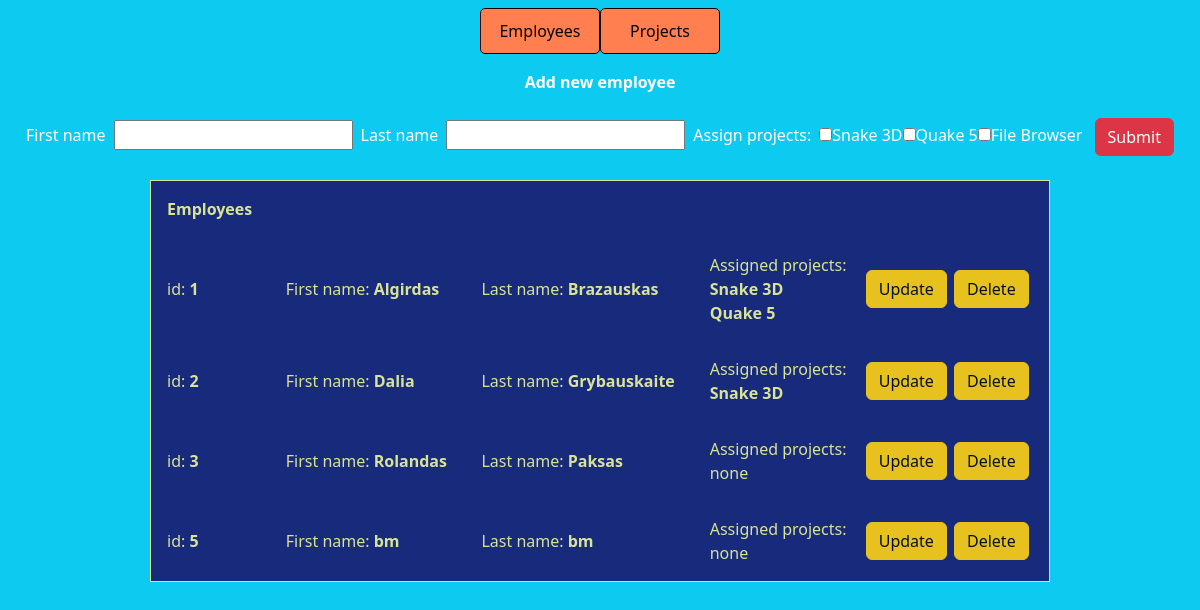
The page / on the database its author committed.
### tables this page shows
CREATE TABLE `projects` (
  `projectID` int(11) NOT NULL AUTO_INCREMENT,
  `projectname` char(15) DEFAULT NULL,
  PRIMARY KEY (`projectID`)
);

CREATE TABLE `employees` (
  `id` int(11) NOT NULL AUTO_INCREMENT,
  `firstname` char(15) DEFAULT NULL,
  `lastname` char(20) DEFAULT NULL,
  PRIMARY KEY (`id`)
);

CREATE TABLE `employees_projects` (
  `id` int(11) DEFAULT NULL,
  `projectID` int(11) DEFAULT NULL,
  KEY `id` (`id`),
  KEY `projectID` (`projectID`),
  CONSTRAINT `employees_projects_ibfk_1` FOREIGN KEY (`id`) REFERENCES `employees` (`id`) ON DELETE SET NULL,
  CONSTRAINT `employees_projects_ibfk_2` FOREIGN KEY (`projectID`) REFERENCES `projects` (`projectID`) ON DELETE SET NULL
);

### index.php (the view, shortened to what this page needs)
<!DOCTYPE html>
<html lang="en">
<head>
    <link href="https://cdn.jsdelivr.net/npm/bootstrap@5.2.1/dist/css/bootstrap.min.css" rel="stylesheet">
</head>
<body class="bg-info text-white">
<?php
    $servername = "localhost";
    $username = "root";
    $password = "";
    $staffdb = "staff";
    $conn = mysqli_connect($servername, $username, $password, $staffdb);
    $employees = "SELECT id, firstname, lastname FROM employees";
    $resulte = mysqli_query($conn, $employees);
    $projects = "SELECT projectID, projectname FROM projects";
    $resultp = mysqli_query($conn, $projects);
    echo "<div class='btn-group m-2 d-flex justify-content-center' role='group'><form action='' method='POST' enctype='multipart/form-data'><button type='submit' name = 'employees' style='background-color:rgb(255, 127, 80); border:1px solid; padding:10px; width:120px; border-radius:5px'>Employees</button></form>
    <form action='projects.php' method='POST' enctype='multipart/form-data'><button type='submit' name = 'projects' style='background-color:rgb(255, 127, 80); border:1px solid; padding:10px; width:120px; border-radius:5px'>Projects</button></form></div>";
    echo "<div class='d-flex justify-content-center m-3'><b>Add new employee</b></div>
        <div class='d-flex justify-content-center m-3'><form action='' method='POST' enctype='multipart/form-data'><label for = 'addfirstname' class='m-2'>First name </label><input name = 'addfirstname' type = 'text'></input><label for = 'addlastname' class='m-2'> Last name </label><input name = 'addlastname' type = 'text'></input><label for = 'selectproject' class='m-2'> Assign projects: </label>";
        if (mysqli_num_rows($resultp) > 0) {
            while($row = mysqli_fetch_assoc($resultp)) {
                echo "<input type ='checkbox' name = 'checkitems[]' value = '" . $row["projectID"]. "'>".$row["projectname"]."";
            }
        } else {
            echo "No projects added";
        }
    echo "</input> <input name = 'submitemployee' type='submit' value='Submit' class='btn btn-danger m-2'></form></div>";
    echo "<div class='d-flex justify-content-center mw-75' >
    <div style = 'background-color:rgb(25,25,112); opacity: 0.9; color: rgba(240,230,140); border:1px solid; width:75%'>
    <table class = 'w-100' style = 'background-color:rgb(25,25,112)'>
                <th class = 'm-5 p-3'>Employees</th>";
        if (mysqli_num_rows($resulte) > 0) {
            while($row = mysqli_fetch_assoc($resulte)) {
                echo "<tr class = 'm-5 p-3 w-75'>
                        <td class = 'p-3 '>id: <b>" . $row["id"]. "</b></td>
                        <td class = 'p-3'> First name: <b>" . $row["firstname"]. "</b></td>
                        <td class = 'p-3'>Last name: <b>" . $row["lastname"]. "</b></td>
                        <td class = 'p-3'>Assigned projects:<br>";
                        $showprojects = "SELECT id, projectname FROM employees_projects LEFT JOIN projects ON employees_projects.projectID = projects.projectID WHERE id = " . $row["id"]. "";
                        $showprojectsresults = mysqli_query($conn, $showprojects);
                        if (mysqli_num_rows($showprojectsresults) > 0) {
                            while($projectsrow = mysqli_fetch_assoc($showprojectsresults)) {
                                echo '<b>' . $projectsrow["projectname"] . '</b><br>';
                                }
                            }
                        else echo "none";
                            echo "</td>
                            <td><button class='btn btn-warning' onclick='updateemployees(event)'>Update</button></td>
                            <td style = 'padding:5px; width:100px'><form action='' method='POST' enctype='multipart/form-data'><input type='hidden' name='deletion' value=" . $row['id']. " /><button type='submit' name = 'delete' class='btn btn-warning'>Delete</button></form></td>
                    </tr>
                    <tr style = 'background-color:rgb(25,25,150); display:none'>
                        <td class = 'm-5 p-3' colspan = '6'><form action='' method='POST' enctype='multipart/form-data'><label for = 'employeeid' class='m-2'>" . $row['id']. " </label><input type='hidden' name='employeeid' value=" . $row['id']. " /><label for = 'updatefirstname' class='m-2'>First name </label><input name = 'updatefirstname' type = 'text'></input><label for = 'updatelastname' class='m-2'> Last name </label><input name = 'updatelastname' type = 'text'></input><label for = 'updatecheckitems[]' class='m-2'> Assign projects: </label>";
                            echo "</input> <button name = 'updateemployee' type='submit' class='btn btn-danger m-2'>Update</button></form>
                        </td>
                    </tr>";
        }
        } else {
            echo "0 results";
                        }
            echo "</table></div></div>";
?>
</body>
</html>

### rows shown on the page
projects: projectname "Snake 3D"
projects: projectname "Quake 5"
projects: projectname "File Browser"
employees: id "1", firstname "Algirdas", lastname "Brazauskas"
employees_projects: projectID.projectname "Snake 3D"
employees_projects: projectID.projectname "Quake 5"
employees: id "2", firstname "Dalia", lastname "Grybauskaite"
employees_projects: projectID.projectname "Snake 3D"
employees: id "3", firstname "Rolandas", lastname "Paksas", shows "none"
employees: id "5", firstname "bm", lastname "bm", shows "none"
